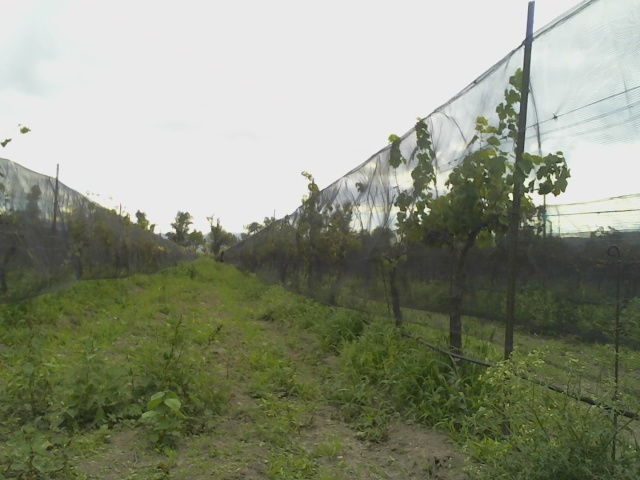
#> input picture scripts/test_images/20221002-223527.jpg, 640 x 480 px
$ jupyter execute 'filterTest copy.ipynb'
#> lines starting #> are read from the running program, lines starting #| are printed output that depends on the picture; after the words box and inside, x2 and y2 are one past the last pixel; in counts of white or black regions, pixels touching at a corner belong together
## IMAGE SELECTION

[cell 1]
import cv2
from matplotlib import pyplot as plt
import numpy as np
import math

img = cv2.imread("test_images/20221002-223527.jpg")
#> img is the input picture: shape (480, 640, 3); mean B, G, R 125.7, 144.7, 139.8
# [4 lines of commented-out code are left out]

original = cv2.cvtColor(img, cv2.COLOR_BGR2RGB) #Convertion to rgb in order to maintain the same colors in cv2 and pyplot
plt.imshow(original)
plt.show()
image=original

[cell 2]
hsv = cv2.cvtColor(image, cv2.COLOR_BGR2HSV)
#> hsv: shape (480, 640, 3); mean H, S, V 56.4, 54.7, 144.9

min_color = np.array([0,0,0])
max_color = np.array([180,99,181])

colorMask = cv2.inRange(hsv, min_color, max_color)
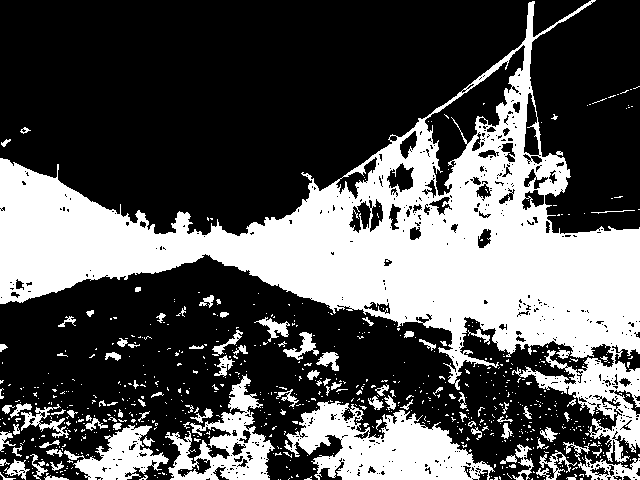
#> colorMask: shape (480, 640); 34% white; 731 white regions (630 under 20 px), largest, box (x1, y1, x2, y2) and area: (0, 0, 640, 463) 78373, (284, 401, 495, 480) 8945, (165, 374, 275, 480) 4451

image = cv2.cvtColor(colorMask, cv2.COLOR_BGR2RGB) #Convertion to rgb in order to maintain the same colors in cv2 and pyplot
plt.imshow(image)
plt.show()

[cell 3]
print(image.shape)
#| (480, 640, 3)
recortar = original[250:480,0:640]
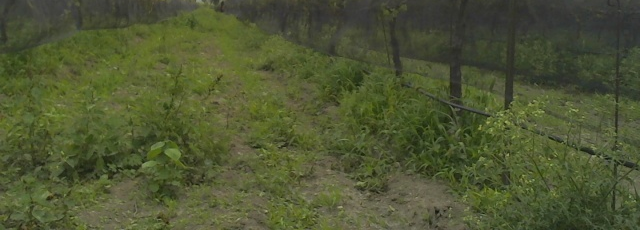
#> recortar: shape (230, 640, 3); mean R, G, B 78.5, 85.8, 51.3

plt.imshow(recortar)

image=recortar

## Gray sacale transformation

[cell 4]
gray = cv2.cvtColor(image, cv2.COLOR_RGB2GRAY)
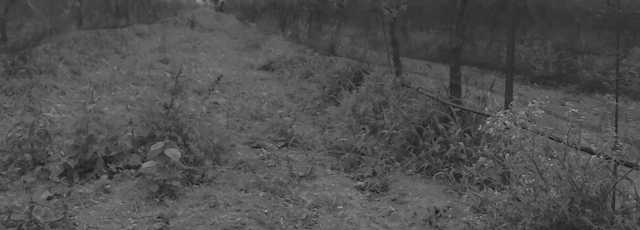
#> gray: shape (230, 640); min 22, max 161, mean 79.7
plt.imshow(gray,cmap='gray')
gray.shape
#> Out = (230, 640)

## Otsu's Binarization

[cell 5]
blur = cv2.GaussianBlur(gray,(5,5),0)
ret,otsu = cv2.threshold(blur,0,255,cv2.THRESH_BINARY+cv2.THRESH_OTSU)
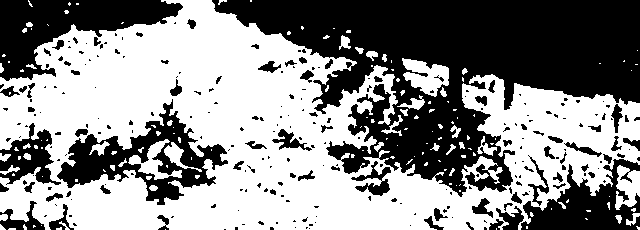
#> otsu: shape (230, 640); 55.1% white; 255 black regions (180 under 20 px), largest, box (x1, y1, x2, y2) and area: (212, 0, 640, 197) 40282, (0, 0, 183, 81) 6948, (57, 99, 228, 205) 6007
#> ret = 78
plt.imshow(otsu,cmap='gray')

## MORPHOLOGICAL OPERATIONS

[cell 6]
#Erosion
kernel = np.array([[1,1,1],[1,1,1],[1,1,1]])
erosion = cv2.morphologyEx(otsu,cv2.MORPH_CLOSE,kernel,iterations=10)
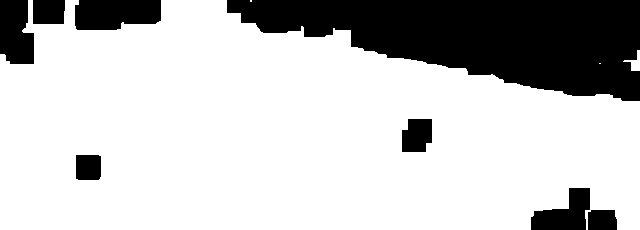
#> erosion: shape (230, 640); 76.7% white; 8 black regions, largest, box (x1, y1, x2, y2) and area: (227, 0, 640, 101) 25733, (75, 0, 161, 30) 2295, (0, 0, 34, 64) 1871
#erosion = ~erosion

plt.imshow(erosion,cmap='gray')
plt.show()

## EDGE DETECTION

[cell 7]
edges = cv2.Canny(erosion,50,150,apertureSize = 3)
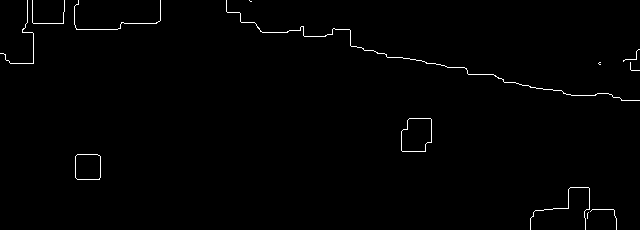
#> edges: shape (230, 640); 0.87% white in thin lines or dots

plt.imshow(edges,cmap='gray')
plt.show()

## LINE DETECTION

[cell 8]
lines = cv2.HoughLines(edges,1,np.pi/180,200)
#> lines = None
if lines is not None:
    for i in range(0, len(lines)):
        rho = lines[i][0][0]
        theta = lines[i][0][1]
        a = math.cos(theta)
        b = math.sin(theta)
        x0 = a * rho
        y0 = b * rho
        pt1 = (int(x0 + 1000*(-b)), int(y0 + 1000*(a)))
        pt2 = (int(x0 - 1000*(-b)), int(y0 - 1000*(a)))
        cv2.line(image, pt1, pt2, (0,255,255), 3)
        print('line',i)
else:
    print("NO LINES DETECTED")
#cv2.imshow('houghlines',img)

plt.imshow(image)
plt.show()

$ run again, with scripts/test_images/20221002-223338.jpg copied over scripts/test_images/20221002-223527.jpg
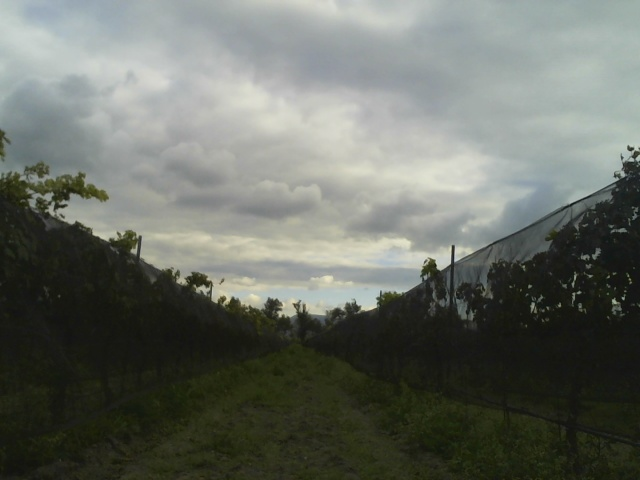
#> input picture scripts/test_images/20221002-223338.jpg, 640 x 480 px
#> img is the input picture: shape (480, 640, 3); mean B, G, R 101.1, 108.8, 104.5
#> hsv: shape (480, 640, 3); mean H, S, V 65.7, 47.3, 109.2
#> `colorMask = cv2.inRange(hsv, min_color, max_color)`:
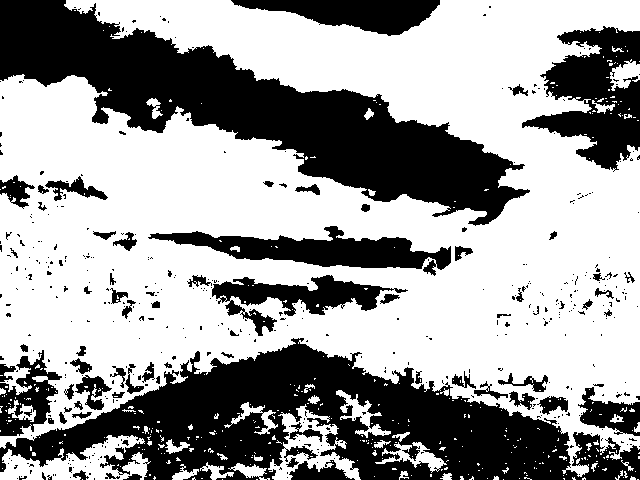
#> colorMask: shape (480, 640); 61.8% white; 454 black regions (383 under 20 px), largest, box (x1, y1, x2, y2) and area: (0, 338, 640, 480) 41332, (0, 0, 530, 226) 39722, (522, 26, 640, 172) 8885
#| (480, 640, 3)
#> otsu: shape (230, 640); 9.5% white; 13 white regions (10 under 20 px), largest, box (x1, y1, x2, y2) and area: (140, 0, 452, 68) 13743, (454, 0, 477, 13) 179, (131, 0, 137, 4) 22
#> ret = 102
#> erosion: shape (230, 640); 10.5% white; 5 white regions (3 under 20 px), largest, box (x1, y1, x2, y2) and area: (131, 0, 492, 68) 15295, (583, 0, 598, 8) 95
#> `edges = cv2.Canny(erosion,50,150,apertureSize = 3)`:
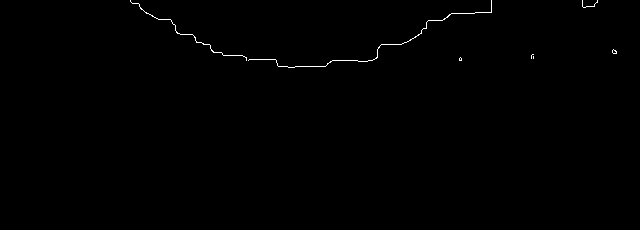
#> edges: shape (230, 640); 0.34% white in thin lines or dots, all inside (x1, y1, x2, y2) = (130, 0, 617, 68)
#> lines = None

$ run again, with scripts/test_images/20221002-223343.jpg copied over scripts/test_images/20221002-223527.jpg
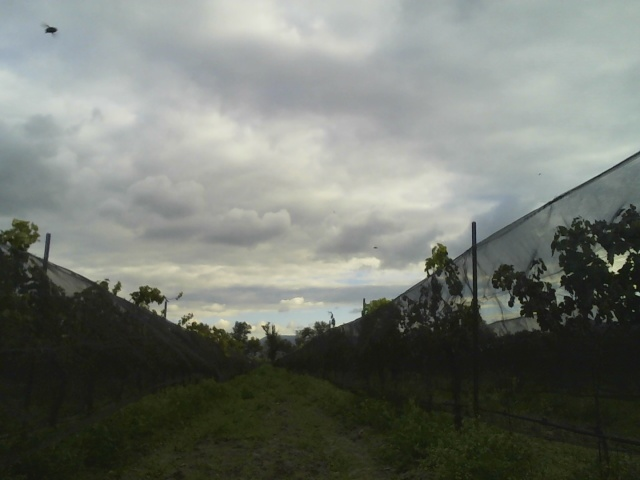
#> input picture scripts/test_images/20221002-223343.jpg, 640 x 480 px
#> img is the input picture: shape (480, 640, 3); mean B, G, R 110.9, 118.2, 113.7
#> hsv: shape (480, 640, 3); mean H, S, V 63.6, 42.4, 118.5
#> `colorMask = cv2.inRange(hsv, min_color, max_color)`:
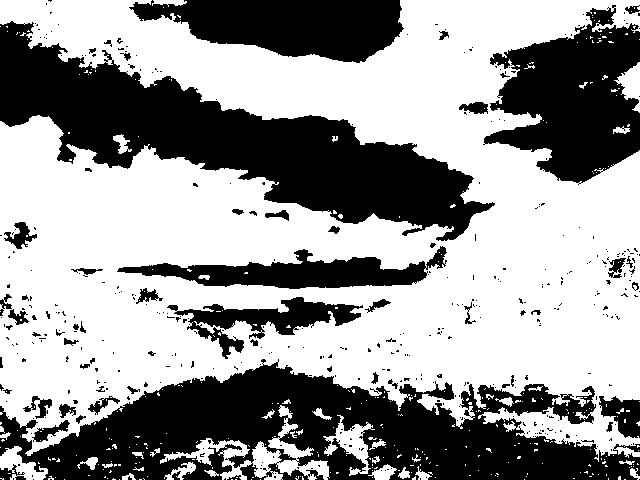
#> colorMask: shape (480, 640); 59.8% white; 425 black regions (367 under 20 px), largest, box (x1, y1, x2, y2) and area: (0, 359, 640, 480) 41106, (0, 21, 495, 241) 37547, (483, 5, 640, 185) 16748
#| (480, 640, 3)
#> otsu: shape (230, 640); 16.7% white; 20 white regions (9 under 20 px), largest, box (x1, y1, x2, y2) and area: (48, 0, 437, 90) 22374, (478, 37, 521, 74) 978, (595, 0, 629, 24) 339
#> ret = 101
#> erosion: shape (230, 640); 18.8% white; 5 white regions (1 under 20 px), largest, box (x1, y1, x2, y2) and area: (27, 0, 521, 90) 26452, (533, 11, 570, 53) 572, (595, 0, 640, 24) 544, (634, 36, 640, 46) 40
#> `edges = cv2.Canny(erosion,50,150,apertureSize = 3)`:
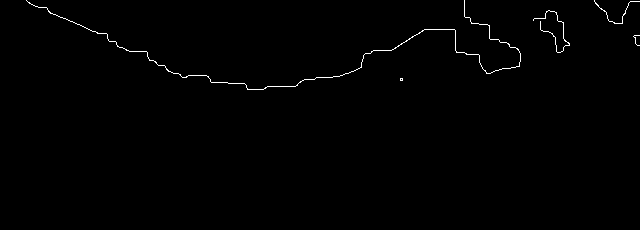
#> edges: shape (230, 640); 0.63% white in thin lines or dots, all inside (x1, y1, x2, y2) = (26, 0, 640, 90)
#> lines = None

$ run again, with scripts/test_images/20221002-223348.jpg copied over scripts/test_images/20221002-223527.jpg
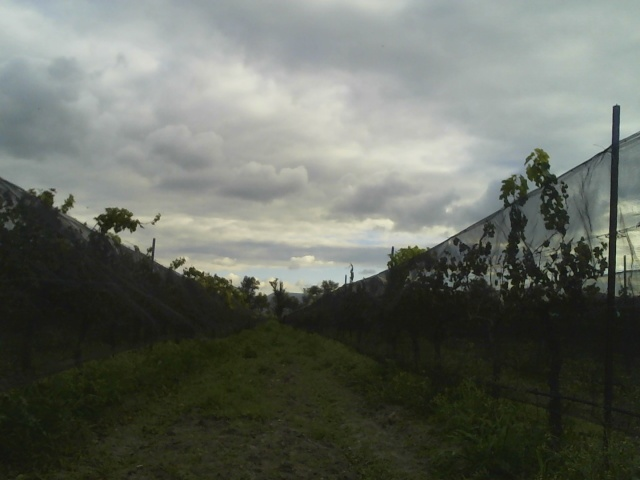
#> input picture scripts/test_images/20221002-223348.jpg, 640 x 480 px
#> img is the input picture: shape (480, 640, 3); mean B, G, R 97.3, 105.8, 101.4
#> hsv: shape (480, 640, 3); mean H, S, V 66.5, 50.4, 106.1
#> `colorMask = cv2.inRange(hsv, min_color, max_color)`:
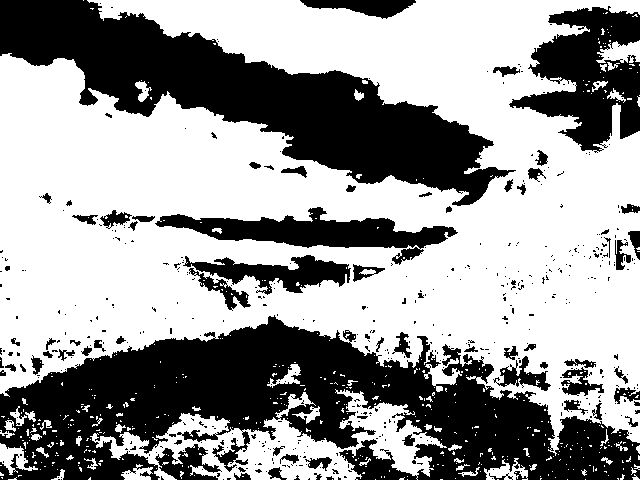
#> colorMask: shape (480, 640); 60.4% white; 475 black regions (402 under 20 px), largest, box (x1, y1, x2, y2) and area: (0, 315, 640, 480) 54062, (0, 0, 516, 206) 37024, (509, 6, 640, 153) 10263
#| (480, 640, 3)
#> otsu: shape (230, 640); 6% white; 34 white regions (15 under 20 px), largest, box (x1, y1, x2, y2) and area: (154, 0, 392, 47) 7300, (615, 0, 640, 23) 501, (536, 0, 555, 20) 168
#> ret = 97
#> erosion: shape (230, 640); 8.2% white; 2 white regions, box (x1, y1, x2, y2) and area: (140, 0, 400, 47) 7831, (445, 0, 640, 44) 4281
#> `edges = cv2.Canny(erosion,50,150,apertureSize = 3)`:
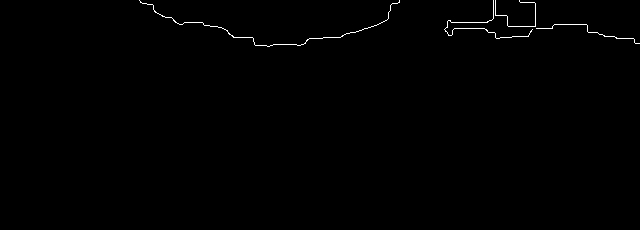
#> edges: shape (230, 640); 0.48% white in thin lines or dots, all inside (x1, y1, x2, y2) = (139, 0, 640, 47)
#> lines = None
